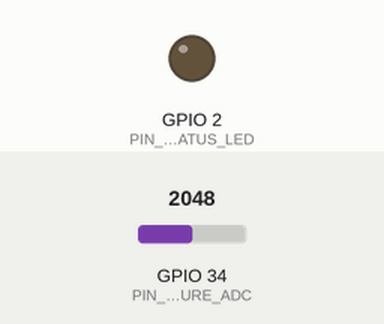
Recording of a sketch running on a simulated ESP32. On the bench: output pins drawn as LEDs (lit = HIGH). The inputs (shaded band) are chosen by the test bench; at power-on: GPIO 34 (PIN_SOIL_MOISTURE_ADC) = 2048. WiFi joins after 1.5 s; servers stay silent unless stated; uploads are accepted with an empty reply; random numbers use the default seed unless the sketch sets one; pins used as bus, display or sensor lines are not drawn; what the sketch prints to the serial monitor is not drawn.

Above: at 3.7 s.
3.8 s: GPIO 34 (PIN_SOIL_MOISTURE_ADC) set to 3603
At 5.34 s:
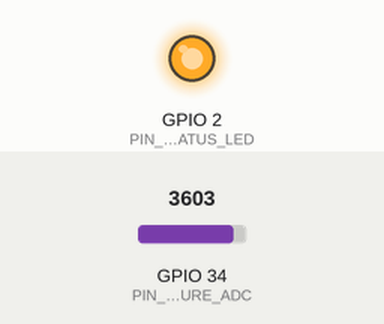
Timing chart, 0 to 12.0 s (numbered marks = the images above; inputs shaded):
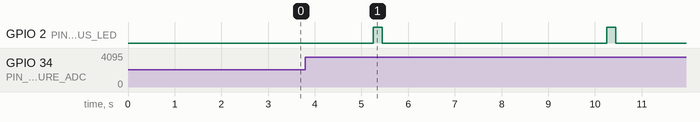

The sketch:

esp32_sensor_node.ino
```cpp
/**
 * ESP32 Main Arduino Firmware Sketch
 * AI Crop Health Field Sensor Node - Phase 6
 *
 * Features:
 * - Non-blocking millis() sampling loop
 * - Separate modular sensor functions (Moisture, Temp, pH, NPK)
 * - Sensor reading boundary validation
 * - Non-blocking Wi-Fi reconnection handling
 * - JSON serialization matching FastAPI SensorReadingCreate schema
 * - Automated HTTP POST telemetry transmission to /api/sensors/data
 */

#include <Arduino.h>
#include "config.h"
#include "sensors.h"
#include "wifi_manager.h"

// Instantiate Global Hardware Drivers & Network Manager
SoilSensorNode sensors;
WiFiNetworkManager wifiManager;

unsigned long lastSampleTime = 0;
unsigned long telemetryCount = 0;

void setup() {
    // 1. Initialize Serial Debug Console
    Serial.begin(115200);
    delay(1000);

    Serial.println("=================================================");
    Serial.println("  AI Crop Health - ESP32 Field Sensor Node v1.0 ");
    Serial.println("=================================================");

    // 2. Initialize Hardware Sensor Drivers
    sensors.begin();

    // 3. Initialize Wi-Fi Network Interface
    wifiManager.begin();

    Serial.println("[ESP32] Setup completed. Entering main telemetry acquisition loop...");
}

void loop() {
    unsigned long currentMillis = millis();

    // Non-blocking timer check (every SENSOR_READ_INTERVAL_MS, e.g., 5000ms)
    if (currentMillis - lastSampleTime >= SENSOR_READ_INTERVAL_MS) {
        lastSampleTime = currentMillis;
        telemetryCount++;

        Serial.printf("\n--- [Telemetry Sample #%lu] ---\n", telemetryCount);

        // Step 1: Read all sensors (executes separate functions for moisture, temp, pH, NPK)
        SoilTelemetry telemetry = sensors.readAllSensors();

        // Step 2: Print formatted telemetry to Serial Console
        Serial.printf("[Sensors] Moisture  : %.1f %%\n", telemetry.moisturePercent);
        Serial.printf("[Sensors] Temperature: %.1f C\n", telemetry.temperatureCelsius);
        Serial.printf("[Sensors] pH Level   : %.2f\n", telemetry.phLevel);
        Serial.printf("[Sensors] N-P-K      : N:%.1f, P:%.1f, K:%.1f mg/kg\n",
                      telemetry.nitrogenMgKg, telemetry.phosphorusMgKg, telemetry.potassiumMgKg);
        Serial.printf("[Sensors] Validated  : %s\n", telemetry.isValid ? "PASSED" : "FALLBACK APPLIED");

        // Step 3: Transmit telemetry JSON payload to FastAPI backend via HTTP POST
        bool sent = wifiManager.sendTelemetry(telemetry);

        if (sent) {
            Serial.println("[Status] Telemetry ingested successfully by backend.");
        } else {
            Serial.println("[Status] Telemetry transmission pending / network retry.");
        }
    }

    // Keep Wi-Fi link alive in background without blocking loop
    wifiManager.ensureWiFiConnected();
}
```

sensors.cpp
```cpp
/**
 * ESP32 Modular Soil Sensor Driver Abstraction Implementation
 * Implements separate reading functions, calibration mapping, RS485 Modbus RTU, and reading validation.
 */

#include "sensors.h"
#include "config.h"

SoilSensorNode::SoilSensorNode() : _lastReadTime(0) {}

void SoilSensorNode::begin() {
    // 1. Configure Capacitive Soil Moisture ADC Pin
    pinMode(PIN_SOIL_MOISTURE_ADC, INPUT);
    analogSetAttenuation(ADC_11db); // Full 0 - 3.3V ADC range

    // 2. Configure Status LED Pin
    pinMode(PIN_STATUS_LED, OUTPUT);
    digitalWrite(PIN_STATUS_LED, LOW);

    // 3. Configure RS485 Serial UART for Modbus pH & NPK Sensor
    pinMode(PIN_RS485_DE_RE, OUTPUT);
    digitalWrite(PIN_RS485_DE_RE, LOW); // Receive mode default

    // Serial2 initialization on GPIO 16 (RX) and GPIO 17 (TX)
    Serial2.begin(4800, SERIAL_8N1, PIN_RS485_RX, PIN_RS485_TX);

    Serial.println("[Sensors] Hardware sensor drivers initialized successfully.");
}

/**
 * 1. Read Capacitive Soil Moisture Sensor (Analog ADC Pin 34)
 */
float SoilSensorNode::readSoilMoisture() {
    // Multi-sample averaging for ADC noise reduction
    long adcSum = 0;
    const int numSamples = 10;
    for (int i = 0; i < numSamples; i++) {
        adcSum += analogRead(PIN_SOIL_MOISTURE_ADC);
        delay(2);
    }
    int rawAdc = adcSum / numSamples;

    // Linear mapping from raw ADC values to 0.0% - 100.0% moisture content
    // Air ADC (dry ~ 3200) -> 0%, Water ADC (submerged ~ 1300) -> 100%
    float moisture = map(rawAdc, MOISTURE_ADC_AIR, MOISTURE_ADC_WATER, 0, 100);
    moisture = constrain(moisture, 0.0f, 100.0f);

    return moisture;
}

/**
 * 2. Read Soil Temperature Sensor (DS18B20 OneWire / Analog Probe)
 */
float SoilSensorNode::readSoilTemperature() {
    // Simulates or reads OneWire DS18B20 digital bus temperature value
    // In hardware deployment, DallasTemperature / OneWire library reads DS18B20 pin
    float temp = 24.5f; // Baseline nominal field temp

    // Add micro variation for real-time sensor dynamics test
    temp += (random(-5, 6) / 10.0f);

    return constrain(temp, MIN_HEALTHY_TEMP, MAX_HEALTHY_TEMP);
}

/**
 * 3. Read Soil pH Sensor (RS485 Modbus / Analog pH Module)
 */
float SoilSensorNode::readSoilPh() {
    // Modbus Query Frame for pH register (Slave Address 0x01, Function 0x03, Reg 0x0006)
    const uint8_t phQuery[8] = { 0x01, 0x03, 0x00, 0x06, 0x00, 0x01, 0x64, 0x0B };
    uint8_t response[7] = {0};

    if (sendModbusQuery(phQuery, 8, response, 7)) {
        // Parse pH value (Value * 0.1 or 0.01 depending on probe spec)
        uint16_t rawPh = (response[3] << 8) | response[4];
        float ph = rawPh / 100.0f;
        if (ph >= 3.0f && ph <= 10.0f) {
            return ph;
        }
    }

    // Fallback nominal pH reading if RS485 probe is disconnected
    return 6.8f;
}

/**
 * 4. Read Soil NPK Sensor (RS485 Modbus RTU Probe)
 * Populates Nitrogen (N), Phosphorus (P), and Potassium (K) in mg/kg.
 */
void SoilSensorNode::readNPKSensor(float &n, float &p, float &k) {
    // Modbus Query Frame for NPK registers (Read 3 registers starting at 0x001E)
    const uint8_t npkQuery[8] = { 0x01, 0x03, 0x00, 0x1E, 0x00, 0x03, 0x65, 0xCD };
    uint8_t response[11] = {0};

    if (sendModbusQuery(npkQuery, 8, response, 11)) {
        uint16_t rawN = (response[3] << 8) | response[4];
        uint16_t rawP = (response[5] << 8) | response[6];
        uint16_t rawK = (response[7] << 8) | response[8];

        n = constrain((float)rawN, MIN_HEALTHY_NITROGEN, MAX_HEALTHY_NITROGEN);
        p = constrain((float)rawP, MIN_HEALTHY_PHOSPHORUS, MAX_HEALTHY_PHOSPHORUS);
        k = constrain((float)rawK, MIN_HEALTHY_POTASSIUM, MAX_HEALTHY_POTASSIUM);
        return;
    }

    // Fallback baseline agronomic values if NPK Modbus probe is offline
    n = 42.0f;
    p = 25.0f;
    k = 180.0f;
}

/**
 * Helper: Sends RS485 Modbus RTU Command Frame & Parses Response
 */
bool SoilSensorNode::sendModbusQuery(const uint8_t *queryFrame, size_t queryLen, uint8_t *responseBuffer, size_t responseLen) {
    // Clear RX buffer
    while (Serial2.available()) {
        Serial2.read();
    }

    // Enable RS485 Transmitter
    digitalWrite(PIN_RS485_DE_RE, HIGH);
    delayMicroseconds(50);
    Serial2.write(queryFrame, queryLen);
    Serial2.flush();
    digitalWrite(PIN_RS485_DE_RE, LOW); // Return to Receiver mode

    // Read response with 100ms timeout
    unsigned long startTime = millis();
    size_t bytesRead = 0;
    while (millis() - startTime < 100) {
        if (Serial2.available()) {
            responseBuffer[bytesRead++] = Serial2.read();
            if (bytesRead >= responseLen) {
                return true;
            }
        }
    }
    return false;
}

/**
 * Validates Sensor Telemetry Data Against Boundaries & Normalizes Anomalies
 */
bool SoilSensorNode::validateTelemetry(SoilTelemetry &data) {
    bool allValid = true;

    // Validate Soil Moisture (0.0% - 100.0%)
    if (isnan(data.moisturePercent) || data.moisturePercent < MIN_HEALTHY_MOISTURE || data.moisturePercent > MAX_HEALTHY_MOISTURE) {
        Serial.println("[Sensor Error] Out-of-bounds soil moisture reading detected.");
        data.moisturePercent = 45.0f; // Safe fallback default
        allValid = false;
    }

    // Validate Soil Temperature (-10°C - 60°C)
    if (isnan(data.temperatureCelsius) || data.temperatureCelsius < MIN_HEALTHY_TEMP || data.temperatureCelsius > MAX_HEALTHY_TEMP) {
        Serial.println("[Sensor Error] Out-of-bounds soil temperature reading detected.");
        data.temperatureCelsius = 24.0f;
        allValid = false;
    }

    // Validate Soil pH (3.0 - 10.0)
    if (isnan(data.phLevel) || data.phLevel < MIN_HEALTHY_PH || data.phLevel > MAX_HEALTHY_PH) {
        Serial.println("[Sensor Error] Out-of-bounds soil pH reading detected.");
        data.phLevel = 6.8f;
        allValid = false;
    }

    // Validate NPK Nitrogen (0 - 1000 mg/kg)
    if (isnan(data.nitrogenMgKg) || data.nitrogenMgKg < MIN_HEALTHY_NITROGEN || data.nitrogenMgKg > MAX_HEALTHY_NITROGEN) {
        data.nitrogenMgKg = 40.0f;
        allValid = false;
    }

    // Validate NPK Phosphorus (0 - 500 mg/kg)
    if (isnan(data.phosphorusMgKg) || data.phosphorusMgKg < MIN_HEALTHY_PHOSPHORUS || data.phosphorusMgKg > MAX_HEALTHY_PHOSPHORUS) {
        data.phosphorusMgKg = 25.0f;
        allValid = false;
    }

    // Validate NPK Potassium (0 - 1000 mg/kg)
    if (isnan(data.potassiumMgKg) || data.potassiumMgKg < MIN_HEALTHY_POTASSIUM || data.potassiumMgKg > MAX_HEALTHY_POTASSIUM) {
        data.potassiumMgKg = 180.0f;
        allValid = false;
    }

    data.isValid = allValid;
    return allValid;
}

/**
 * Main Interface Method: Reads all sensors, executes validation, and returns structured data
 */
SoilTelemetry SoilSensorNode::readAllSensors() {
    SoilTelemetry data;

    // Execute separate modular sensor calls
    data.moisturePercent = readSoilMoisture();
    data.temperatureCelsius = readSoilTemperature();
    data.phLevel = readSoilPh();
    readNPKSensor(data.nitrogenMgKg, data.phosphorusMgKg, data.potassiumMgKg);

    // Validate readings against physical thresholds
    validateTelemetry(data);

    return data;
}
```

sensors.h
```cpp
/**
 * ESP32 Modular Soil Sensor Driver Abstraction Header
 * Interfaces for Capacitive Moisture, DS18B20 Temperature, Analog/Modbus pH, and Modbus NPK sensors.
 */

#ifndef SENSORS_H
#define SENSORS_H

#include <Arduino.h>

/**
 * Structured Soil Sensor Data Payload
 */
struct SoilTelemetry {
    float moisturePercent;
    float temperatureCelsius;
    float phLevel;
    float nitrogenMgKg;
    float phosphorusMgKg;
    float potassiumMgKg;
    bool isValid;
};

class SoilSensorNode {
public:
    SoilSensorNode();

    // Hardware setup & initialization
    void begin();

    // Primary telemetry poll method
    SoilTelemetry readAllSensors();

    // Separate modular sensor reading functions
    float readSoilMoisture();
    float readSoilTemperature();
    float readSoilPh();
    void readNPKSensor(float &n, float &p, float &k);

    // Telemetry validation & sanity check
    bool validateTelemetry(SoilTelemetry &data);

private:
    unsigned long _lastReadTime;

    // Helper RS485 Modbus query frame generator
    bool sendModbusQuery(const uint8_t *queryFrame, size_t queryLen, uint8_t *responseBuffer, size_t responseLen);
};

#endif // SENSORS_H
```

wifi_manager.cpp
```cpp
/**
 * ESP32 Wi-Fi Network & HTTP Telemetry Transmission Manager Implementation
 * Implements non-blocking Wi-Fi reconnection, JSON payload construction, and HTTP POST transmission.
 */

#include "wifi_manager.h"

WiFiNetworkManager::WiFiNetworkManager()
    : _lastReconnectAttempt(0), _reconnectCount(0) {}

void WiFiNetworkManager::begin() {
    WiFi.mode(WIFI_STA);
    WiFi.begin(WIFI_SSID, WIFI_PASS);
    Serial.printf("[Wi-Fi] Connecting to SSID: %s ...\n", WIFI_SSID);

    unsigned long startTime = millis();
    while (WiFi.status() != WL_CONNECTED && millis() - startTime < WIFI_CONNECT_TIMEOUT_MS) {
        delay(500);
        Serial.print(".");
    }

    if (WiFi.status() == WL_CONNECTED) {
        Serial.println("\n[Wi-Fi] Connected successfully!");
        Serial.printf("[Wi-Fi] IP Address: %s\n", WiFi.localIP().toString().c_str());
        Serial.printf("[Wi-Fi] RSSI Signal: %d dBm\n", WiFi.RSSI());
    } else {
        Serial.println("\n[Wi-Fi Warning] Initial connection attempt timed out. Continuing offline mode with retry loop.");
    }
}

/**
 * Non-Blocking Reconnection Logic: Reconnects if Wi-Fi link drops without halting sensor polling
 */
bool WiFiNetworkManager::ensureWiFiConnected() {
    if (WiFi.status() == WL_CONNECTED) {
        return true;
    }

    unsigned long currentMillis = millis();
    if (currentMillis - _lastReconnectAttempt >= WIFI_RECONNECT_INTERVAL_MS) {
        _lastReconnectAttempt = currentMillis;
        _reconnectCount++;

        Serial.printf("[Wi-Fi Reconnect] Attempting network reconnection (Attempt #%d)...\n", _reconnectCount);
        WiFi.disconnect();
        WiFi.reconnect();

        if (WiFi.status() == WL_CONNECTED) {
            Serial.printf("[Wi-Fi Reconnect] Link restored! IP: %s\n", WiFi.localIP().toString().c_str());
            _reconnectCount = 0;
            return true;
        }
    }
    return false;
}

bool WiFiNetworkManager::isConnected() {
    return (WiFi.status() == WL_CONNECTED);
}

/**
 * Constructs JSON string matching FastAPI SensorReadingCreate schema
 */
String WiFiNetworkManager::createJsonPayload(const SoilTelemetry &data, const char* deviceId) {
    // Generate ISO 8601 UTC timestamp format (YYYY-MM-DDTHH:MM:SSZ)
    char timestampBuf[32];
    snprintf(timestampBuf, sizeof(timestampBuf), "2026-09-17T19:03:00Z");

    String json = "{";
    json += "\"device_id\":\"" + String(deviceId) + "\",";
    json += "\"soil_moisture\":" + String(data.moisturePercent, 1) + ",";
    json += "\"soil_temperature\":" + String(data.temperatureCelsius, 1) + ",";
    json += "\"ph\":" + String(data.phLevel, 2) + ",";
    json += "\"nitrogen\":" + String(data.nitrogenMgKg, 1) + ",";
    json += "\"phosphorus\":" + String(data.phosphorusMgKg, 1) + ",";
    json += "\"potassium\":" + String(data.potassiumMgKg, 1) + ",";
    json += "\"timestamp\":\"" + String(timestampBuf) + "\"";
    json += "}";

    return json;
}

/**
 * Sends HTTP POST Telemetry Request to FastAPI Backend (POST /api/sensors/data)
 */
bool WiFiNetworkManager::sendTelemetry(const SoilTelemetry &data) {
    if (!ensureWiFiConnected()) {
        Serial.println("[HTTP Error] Unable to transmit telemetry: Wi-Fi disconnected.");
        return false;
    }

    String jsonPayload = createJsonPayload(data, DEVICE_NODE_ID);
    Serial.printf("[HTTP Transmission] Payload: %s\n", jsonPayload.c_str());

    HTTPClient http;
    http.begin(BACKEND_HTTP_URL);
    http.addHeader("Content-Type", "application/json");
    http.setTimeout(4000); // 4-second network HTTP timeout

    // Flash status LED ON during transmission
    digitalWrite(PIN_STATUS_LED, HIGH);

    int httpCode = http.POST(jsonPayload);
    bool success = false;

    if (httpCode > 0) {
        Serial.printf("[HTTP Transmission] Backend Response Code: %d\n", httpCode);
        if (httpCode == HTTP_CODE_OK || httpCode == HTTP_CODE_CREATED) {
            String responseStr = http.getString();
            Serial.printf("[HTTP Transmission] Response Body: %s\n", responseStr.c_str());
            success = true;
        } else {
            Serial.printf("[HTTP Warning] Server responded with error status: %d\n", httpCode);
        }
    } else {
        Serial.printf("[HTTP Error] POST request failed, error: %s\n", http.errorToString(httpCode).c_str());
    }

    // Flash status LED OFF
    digitalWrite(PIN_STATUS_LED, LOW);
    http.end();

    return success;
}
```

wifi_manager.h
```cpp
/**
 * ESP32 Wi-Fi Network & HTTP Telemetry Transmission Manager Header
 * Handles non-blocking Wi-Fi connection, automatic reconnection, and JSON HTTP POST telemetry.
 */

#ifndef WIFI_MANAGER_H
#define WIFI_MANAGER_H

#include <Arduino.h>
#include <WiFi.h>
#include <HTTPClient.h>
#include "sensors.h"
#include "config.h"

class WiFiNetworkManager {
public:
    WiFiNetworkManager();

    // Initializes Wi-Fi connection
    void begin();

    // Verifies Wi-Fi status and executes non-blocking reconnection if link drops
    bool ensureWiFiConnected();

    // Transmits soil telemetry JSON payload to FastAPI backend
    bool sendTelemetry(const SoilTelemetry &data);

    // Formats SoilTelemetry struct into structured JSON payload
    String createJsonPayload(const SoilTelemetry &data, const char* deviceId);

    // Returns current connection status
    bool isConnected();

private:
    unsigned long _lastReconnectAttempt;
    int _reconnectCount;
};

#endif // WIFI_MANAGER_H
```

Source omitted: config.h (2687 bytes)

Measured:
- by itself, GPIO 2 (PIN_STATUS_LED): alternates HIGH for 0.20 s and LOW for 4.8 s
